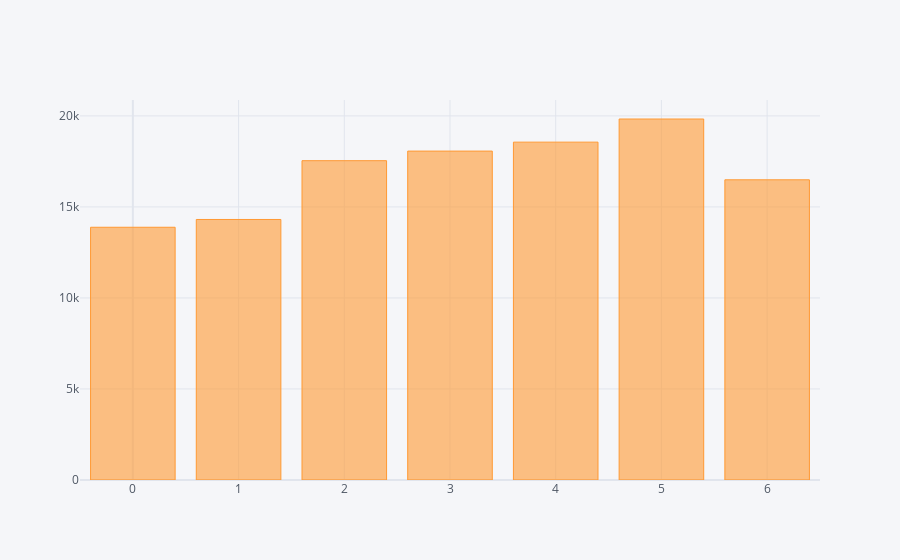

Notebook source saved alongside this figure:
### Code cell
# 요일별(weekday) Trip수
# 월요일부터 토요일까지 이용이 계속 증가하고 일요일날 감소한다.
df.groupby('weekday')['cnt'].mean().iplot(kind='bar')

### Figure 1 — Plotly figure (JSON) as saved in the notebook; plotly's stock layout.template omitted (floating-point values rounded to 4 significant figures)
{"data": [{"marker": {"color": "rgba(255, 153, 51, 0.6)", "line": {"color": "rgba(255, 153, 51, 1.0)", "width": 1}}, "name": "cnt", "orientation": "v", "text": "", "type": "bar", "x": [0, 1, 2, 3, 4, 5, 6], "y": [13880.0, 14310.0, 17540.0, 18070.0, 18560.0, 19830.0, 16490.0]}], "layout": {"legend": {"bgcolor": "#F5F6F9", "font": {"color": "#4D5663"}}, "paper_bgcolor": "#F5F6F9", "plot_bgcolor": "#F5F6F9", "title": {"font": {"color": "#4D5663"}}, "xaxis": {"gridcolor": "#E1E5ED", "showgrid": true, "tickfont": {"color": "#4D5663"}, "title": {"font": {"color": "#4D5663"}, "text": ""}, "zerolinecolor": "#E1E5ED"}, "yaxis": {"gridcolor": "#E1E5ED", "showgrid": true, "tickfont": {"color": "#4D5663"}, "title": {"font": {"color": "#4D5663"}, "text": ""}, "zerolinecolor": "#E1E5ED"}}}
